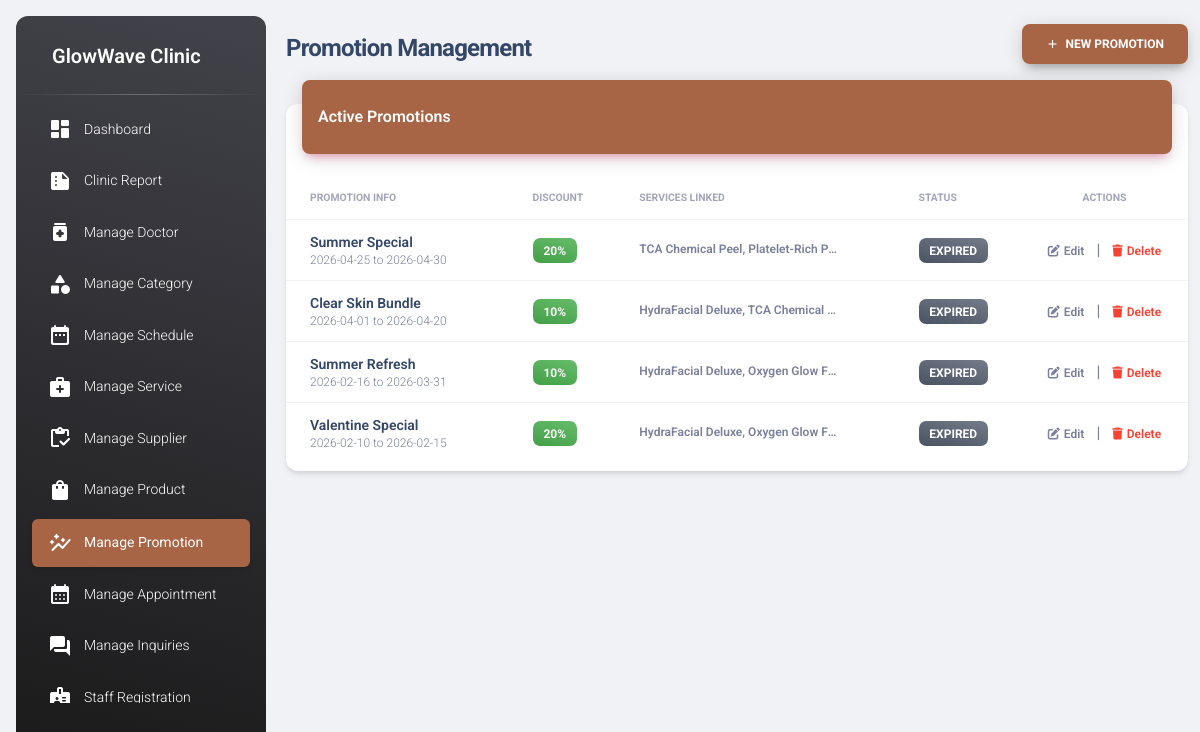
The page /pages/Promotion_Entry.php (signed in) on the database its author committed.
### tables this page shows
CREATE TABLE `promotion` (
  `promotionID` int(11) NOT NULL,
  `promotionName` varchar(150) NOT NULL,
  `discountRate` int(11) NOT NULL,
  `startDate` date NOT NULL,
  `endDate` date NOT NULL,
  `description` text DEFAULT NULL
);

### pages/Promotion_Entry.php (the view, shortened to what this page needs)
<?php
include('connect.php');
?>
<!DOCTYPE html>
<html lang="en">
<head>
    <link rel="stylesheet" href="https://cdnjs.cloudflare.com/ajax/libs/font-awesome/6.5.2/css/all.min.css" />
    <link id="pagestyle" href="../assets/css/material-dashboard.css?v=3.1.0" rel="stylesheet" />
</head>
<body class="g-sidenav-show bg-gray-200">
<aside class="sidenav navbar navbar-vertical navbar-expand-xs border-0 border-radius-xl my-3 fixed-start ms-3 bg-gradient-dark" id="sidenav-main">
    <div class="sidenav-header">
        <div class="navbar-brand m-0">
            <span class="ms-1 font-weight-bold text-white" style="font-size: 20px;">GlowWave Clinic</span>
        </div>
    </div>
    <hr class="horizontal light mt-0 mb-2">
    <div class="collapse navbar-collapse w-auto" id="sidenav-collapse-main">
        <ul class="navbar-nav">
            <li class="nav-item">
                <a class="nav-link text-white" href="../pages/dashboard.php">
                    <div class="text-white text-center me-2 d-flex align-items-center justify-content-center">
                        <i class="material-icons-round opacity-10">dashboard</i>
                    </div>
                    <span class="nav-link-text ms-1">Dashboard</span>
                </a>
            </li>
            <li class="nav-item">
                <a class="nav-link text-white" href="../pages/Report_Revenue.php">
                    <div class="text-white text-center me-2 d-flex align-items-center justify-content-center">
                        <i class="material-icons-round opacity-10">summarize</i>
                    </div>
                    <span class="nav-link-text ms-1">Clinic Report</span>
                </a>
            </li>
            <li class="nav-item">
                <a class="nav-link text-white" href="../pages/Doctor_Entry.php">
                    <div class="text-white text-center me-2 d-flex align-items-center justify-content-center">
                        <i class="material-icons-round opacity-10">medication</i>
                    </div>
                    <span class="nav-link-text ms-1">Manage Doctor</span>
                </a>
            </li>
            <li class="nav-item">
                <a class="nav-link text-white" href="../pages/Category_Entry.php">
                    <div class="text-white text-center me-2 d-flex align-items-center justify-content-center">
                        <i class="material-icons-round opacity-10">category</i>
                    </div>
                    <span class="nav-link-text ms-1">Manage Category</span>
                </a>
            </li>
            <li class="nav-item">
                <a class="nav-link text-white" href="../pages/Schedule_Entry.php">
                    <div class="text-white text-center me-2 d-flex align-items-center justify-content-center">
                        <i class="material-icons-round opacity-10">date_range</i>
                    </div>
                    <span class="nav-link-text ms-1">Manage Schedule</span>
                </a>
            </li>
            <li class="nav-item">
                <a class="nav-link text-white" href="../pages/Treatment_Entry.php">
                    <div class="text-white text-center me-2 d-flex align-items-center justify-content-center">
                        <i class="material-icons-round opacity-10">medical_services</i>
                    </div>
                    <span class="nav-link-text ms-1">Manage Service</span>
                </a>
            </li>
            <li class="nav-item">
                <a class="nav-link text-white" href="../pages/Supplier_Entry.php">
                    <div class="text-white text-center me-2 d-flex align-items-center justify-content-center">
                        <i class="material-icons-round opacity-10">inventory</i>
                    </div>
                    <span class="nav-link-text ms-1">Manage Supplier</span>
                </a>
            </li>
            <li class="nav-item">
                <a class="nav-link text-white" href="../pages/Product_Entry.php">
                    <div class="text-white text-center me-2 d-flex align-items-center justify-content-center">
                        <i class="material-icons-round opacity-10">shopping_bag</i>
                    </div>
                    <span class="nav-link-text ms-1">Manage Product</span>
                </a>
            </li>
            <li class="nav-item">
                <a class="nav-link text-white active bg-custom-brown" href="../pages/Promotion_Entry.php">
                    <div class="text-white text-center me-2 d-flex align-items-center justify-content-center">
                        <i class="material-icons-round opacity-10">auto_graph</i>
                    </div>
                    <span class="nav-link-text ms-1">Manage Promotion</span>
                </a>
            </li>
            <li class="nav-item">
                <a class="nav-link text-white" href="../pages/Appointment_Manage.php">
                    <div class="text-white text-center me-2 d-flex align-items-center justify-content-center">
                        <i class="material-icons-round opacity-10">calendar_month</i>
                    </div>
                    <span class="nav-link-text ms-1">Manage Appointment</span>
                </a>
            </li>
            <li class="nav-item">
                <a class="nav-link text-white" href="../pages/Contact_Manage.php">
                    <div class="text-white text-center me-2 d-flex align-items-center justify-content-center">
                        <i class="material-icons-round opacity-10">forum</i>
                    </div>
                    <span class="nav-link-text ms-1">Manage Inquiries</span>
                </a>
            </li>
            <li class="nav-item">
                <a class="nav-link text-white" href="../pages/sign-up.php">
                    <div class="text-white text-center me-2 d-flex align-items-center justify-content-center">
                        <i class="material-icons-round opacity-10">badge</i>
                    </div>
                    <span class="nav-link-text ms-1">Staff Registration</span>
                </a>
            </li>
        </ul>
    </div>
</aside>
    <main class="main-content position-relative max-height-vh-100 h-100 border-radius-lg">
        <div class="container-fluid py-4">
            <div class="row mb-4">
                <div class="col-12 d-flex justify-content-between align-items-center">
                    <h4 class="font-weight-bolder">Promotion Management</h4>
                    <button type="button" class="btn btn-custom-brown shadow-dark" data-bs-toggle="modal" data-bs-target="#addPromoModal">
                        <i class="material-icons text-sm">add</i>&nbsp;&nbsp;New Promotion
                    </button>
                </div>
            </div>
            <div class="card my-4">
                <div class="card-header p-0 position-relative mt-n4 mx-3 z-index-2">
                    <div class="bg-custom-brown shadow-primary border-radius-lg pt-4 pb-3">
                        <h6 class="text-white text-capitalize ps-3">Active Promotions</h6>
                    </div>
                </div>
                <div class="card-body px-0 pb-2">
                    <div class="table-responsive p-0">
                        <table class="table align-items-center mb-0">
                            <thead>
                                <tr>
                                    <th class="text-uppercase text-secondary text-xxs font-weight-bolder opacity-7">Promotion Info</th>
                                    <th class="text-uppercase text-secondary text-xxs font-weight-bolder opacity-7 ps-2">Discount</th>
                                    <th class="text-uppercase text-secondary text-xxs font-weight-bolder opacity-7 ps-2">Services Linked</th>
                                    <th class="text-uppercase text-secondary text-xxs font-weight-bolder opacity-7 ps-2">Status</th>
                                    <th class="text-center text-uppercase text-secondary text-xxs font-weight-bolder opacity-7">Actions</th>
                                </tr>
                            </thead>
                            <tbody>
                                <?php
$sql = "SELECT p.*, GROUP_CONCAT(t.treatmentName SEPARATOR ', ') as services
        FROM promotion p
        LEFT JOIN promotion_treatments pt ON p.promotionID = pt.promotionID
        LEFT JOIN treatment t ON pt.treatmentID = t.treatmentID
        GROUP BY p.promotionID ORDER BY p.promotionID DESC";
$result = mysqli_query($connect, $sql);
$today = date('Y-m-d');
while ($row = mysqli_fetch_array($result)) {
    if ($today < $row['startDate']) {
        $status_text = "Upcoming";
        $status_class = "bg-gradient-warning";
    } elseif ($today >= $row['startDate'] && $today <= $row['endDate']) {
        $status_text = "Active";
        $status_class = "bg-gradient-success";
    } else {
        $status_text = "Expired";
        $status_class = "bg-gradient-secondary";
    }
?>
<tr>
    <td>
        <div class="d-flex px-3 py-1">
            <div class="d-flex flex-column justify-content-center">
                <h6 class="mb-0 text-sm"><?= $row['promotionName'] ?></h6>
                <p class="text-xs text-secondary mb-0"><?= $row['startDate'] ?> to <?= $row['endDate'] ?></p>
            </div>
        </div>
    </td>
    <td><span class="badge badge-sm bg-gradient-success"><?= $row['discountRate'] ?>%</span></td>
    <td>
        <p class="text-xs font-weight-bold mb-0" style="max-width: 200px; white-space: nowrap; overflow: hidden; text-overflow: ellipsis;">
            <?= $row['services'] ?: 'No services linked' ?>
        </p>
    </td>
    <td>
        <span class="badge badge-sm <?= $status_class ?>">
            <?= $status_text ?>
        </span>
    </td>
    <td class="align-middle text-center">
        <a href="Promotion_Update.php?promotionID=<?= $row['promotionID'] ?>" class="text-secondary font-weight-bold text-xs"><i class="fa fa-edit me-1"></i>Edit</a>
        <span class="mx-2">|</span>
        <a href="Promotion_Delete.php?promotionID=<?= $row['promotionID'] ?>" class="text-danger font-weight-bold text-xs" onclick="return confirm('Delete this promotion?')"><i class="fa fa-trash me-1"></i>Delete</a>
    </td>
</tr>
<?php } ?>
                            </tbody>
                        </table>
                    </div>
                </div>
            </div>
        </div>
    </main>
</body>
</html>

### pages/Promotion_Entry.php (style rules this page uses)
.bg-custom-brown { background-color: #A76545 !important; color: white !important; }
.btn-custom-brown { background-color: #A76545 !important; color: white !important; border: none; transition: 0.3s; }
#sidenav-collapse-main { -ms-overflow-style: none; scrollbar-width: none; }

### rows shown on the page
promotion: promotionName "Summer Special", startDate "2026-04-25", endDate "2026-04-30", discountRate "20", services "TCA Chemical Peel, Platelet-Rich P…", status_text "EXPIRED"
promotion: promotionName "Clear Skin Bundle", startDate "2026-04-01", endDate "2026-04-20", discountRate "10", services "HydraFacial Deluxe, TCA Chemical…", status_text "EXPIRED"
promotion: promotionName "Summer Refresh", startDate "2026-02-16", endDate "2026-03-31", discountRate "10", services "HydraFacial Deluxe, Oxygen Glow F…", status_text "EXPIRED"
promotion: promotionName "Valentine Special", startDate "2026-02-10", endDate "2026-02-15", discountRate "20", services "HydraFacial Deluxe, Oxygen Glow F…", status_text "EXPIRED"
